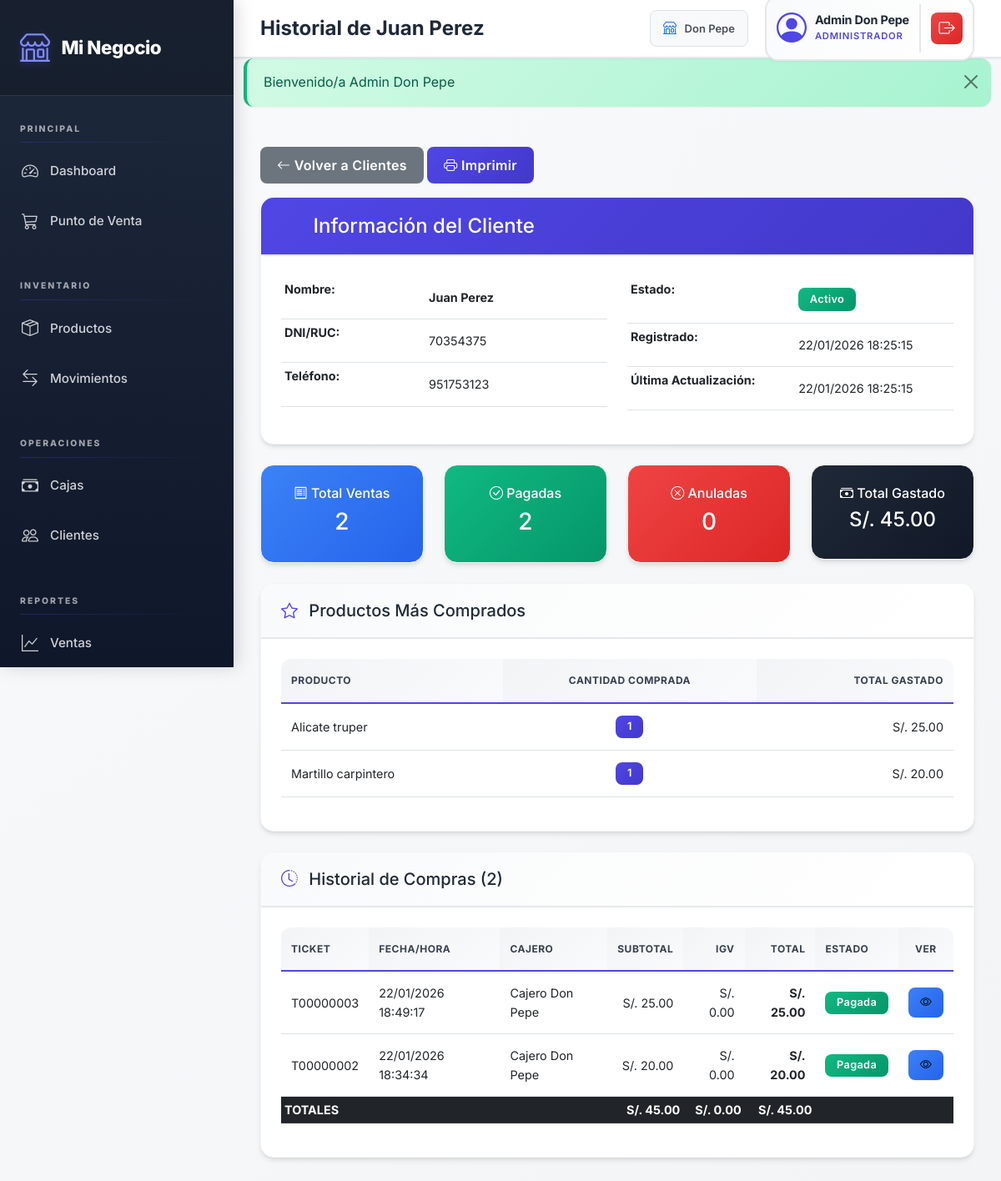
Page /views/admin/historial_cliente.php?id=4 (signed in) on the committed database.
### tables this page shows
CREATE TABLE `clientes` (
  `id` int(11) NOT NULL,
  `tienda_id` int(11) NOT NULL,
  `nombre` varchar(100) NOT NULL,
  `dni_ruc` varchar(11) NOT NULL,
  `telefono` varchar(20) DEFAULT NULL,
  `direccion` varchar(255) DEFAULT NULL,
  `activo` tinyint(1) NOT NULL DEFAULT 1,
  `created_at` timestamp NOT NULL DEFAULT current_timestamp(),
  `updated_at` timestamp NOT NULL DEFAULT current_timestamp() ON UPDATE current_timestamp()
);

CREATE TABLE `ventas` (
  `id` int(11) NOT NULL,
  `tienda_id` int(11) NOT NULL,
  `nro_ticket` varchar(20) NOT NULL,
  `caja_id` int(11) NOT NULL,
  `usuario_id` int(11) NOT NULL,
  `cliente_id` int(11) NOT NULL,
  `fecha_hora` timestamp NOT NULL DEFAULT current_timestamp(),
  `subtotal` decimal(10,2) NOT NULL,
  `igv` decimal(10,2) NOT NULL DEFAULT 0.00,
  `total` decimal(10,2) NOT NULL,
  `aplica_igv` tinyint(1) NOT NULL DEFAULT 1,
  `estado` enum('PENDIENTE','PAGADA','ANULADA') NOT NULL DEFAULT 'PENDIENTE',
  `motivo_anulacion` text DEFAULT NULL,
  `anulado_por` int(11) DEFAULT NULL,
  `fecha_anulacion` timestamp NULL DEFAULT NULL
);

CREATE TABLE `usuarios` (
  `id` int(11) NOT NULL,
  `tienda_id` int(11) DEFAULT NULL,
  `nombre` varchar(100) NOT NULL,
  `usuario` varchar(50) NOT NULL,
  `password` varchar(255) NOT NULL,
  `rol` enum('SUPER_ADMINISTRADOR','ADMINISTRADOR','CAJERO') NOT NULL DEFAULT 'CAJERO',
  `activo` tinyint(1) NOT NULL DEFAULT 1,
  `created_at` timestamp NOT NULL DEFAULT current_timestamp(),
  `updated_at` timestamp NOT NULL DEFAULT current_timestamp() ON UPDATE current_timestamp()
);

### views/admin/historial_cliente.php (the view, shortened to what the rows shown need)
<?php
require_once '../../config/config.php';
$cliente_id = $_GET['id'];
$db = Database::getInstance()->getConnection();
$stmt = $db->prepare("SELECT * FROM clientes WHERE id = :id");
$stmt->execute(['id' => $cliente_id]);
$cliente = $stmt->fetch();
$stmt = $db->prepare("
    SELECT v.*, u.nombre as cajero
    FROM ventas v
    INNER JOIN usuarios u ON v.usuario_id = u.id
    WHERE v.cliente_id = :cliente_id
    ORDER BY v.fecha_hora DESC
");
$stmt->execute(['cliente_id' => $cliente_id]);
$ventas = $stmt->fetchAll();
$ventas_pagadas = array_filter($ventas, fn($v) => $v['estado'] === 'PAGADA');
$total_monto = array_sum(array_column($ventas_pagadas, 'total'));
$stmt = $db->prepare("
    SELECT p.nombre, SUM(dv.cantidad) as total_comprado, SUM(dv.subtotal) as total_gastado
    FROM detalle_venta dv
    INNER JOIN productos p ON dv.producto_id = p.id
    INNER JOIN ventas v ON dv.venta_id = v.id
    WHERE v.cliente_id = :cliente_id AND v.estado = 'PAGADA'
    GROUP BY p.id, p.nombre
    ORDER BY total_comprado DESC
    LIMIT 5
");
$stmt->execute(['cliente_id' => $cliente_id]);
$productos_favoritos = $stmt->fetchAll();
$page_title = 'Historial de ' . $cliente['nombre'];
include '../layouts/header.php';
?>
<div class="row">
    <div class="col-12">
        <div class="card mb-4">
            <div class="card-body">
                <div class="row">
                    <div class="col-md-6">
                        <table class="table table-sm">
                            <tr>
                                <th>Nombre:</th>
                                <td><strong><?php echo e($cliente['nombre']); ?></strong></td>
                            </tr>
                            <tr>
                                <th>DNI/RUC:</th>
                                <td><?php echo e($cliente['dni_ruc']); ?></td>
                            </tr>
                            <tr>
                                <th>Teléfono:</th>
                                <td><?php echo e($cliente['telefono']); ?></td>
                            </tr>
                        </table>
                    </div>
                    <div class="col-md-6">
                        <table class="table table-sm">
                            <tr>
                                <th>Estado:</th>
                            </tr>
                            <tr>
                                <th>Registrado:</th>
                                <td><?php echo e(formatDate($cliente['created_at'])); ?></td>
                            </tr>
                            <tr>
                                <th>Última Actualización:</th>
                                <td><?php echo e(formatDate($cliente['updated_at'])); ?></td>
                            </tr>
                        </table>
                    </div>
                </div>
            </div>
        </div>
    </div>
</div>
<?php if (count($productos_favoritos) > 0): ?>
<div class="row mb-4">
    <div class="col-12">
        <div class="card">
            <div class="card-body">
                <div class="table-responsive">
                    <table class="table table-sm">
                        <thead>
                            <tr>
                                <th>Producto</th>
                                <th class="text-center">Cantidad Comprada</th>
                                <th class="text-end">Total Gastado</th>
                            </tr>
                        </thead>
                    </table>
                </div>
            </div>
        </div>
    </div>
</div>
<?php endif; ?>
<div class="row">
    <div class="col-12">
        <div class="card">
            <div class="card-body">
                <?php if (count($ventas) > 0): ?>
                <div class="table-responsive">
                    <table class="table table-hover table-sm">
                        <thead>
                            <tr>
                                <th>Ticket</th>
                                <th>Fecha/Hora</th>
                                <th>Cajero</th>
                                <th class="text-end">Subtotal</th>
                                <th class="text-end">IGV</th>
                                <th class="text-end">Total</th>
                                <th>Estado</th>
                                <th class="text-center">Ver</th>
                            </tr>
                        </thead>
                        <tbody>
                            <?php foreach ($ventas as $venta): ?>
                            <tr>
                                <td><?php echo e($venta['nro_ticket']); ?></td>
                                <td><?php echo e(formatDate($venta['fecha_hora'])); ?></td>
                                <td><?php echo e($venta['cajero']); ?></td>
                                <td class="text-end"><?php echo e(formatMoney($venta['subtotal'])); ?></td>
                                <td class="text-end"><?php echo e(formatMoney($venta['igv'])); ?></td>
                                <td class="text-end"><strong><?php echo e(formatMoney($venta['total'])); ?></strong></td>
                                <td>
                                    <?php if ($venta['estado'] === 'PAGADA'): ?>
                                        <span class="badge bg-success">Pagada</span>
                                    <?php else: ?>
                                        <span class="badge bg-danger">Anulada</span>
                                    <?php endif; ?>
                                </td>
                                <td class="text-center">
                                    <a href="<?php echo e(BASE_URL); ?>/views/pos/ticket.php?id=<?php echo e($venta['id']); ?>"
                                       class="btn btn-sm btn-info" target="_blank">
                                        <i class="bi bi-eye"></i>
                                    </a>
                                </td>
                            </tr>
                            <?php endforeach; ?>
                        </tbody>
                        <tfoot>
                            <tr class="table-dark">
                                <th colspan="3">TOTALES</th>
                                <th class="text-end"><?php echo e(formatMoney(array_sum(array_column($ventas_pagadas, 'subtotal')))); ?></th>
                                <th class="text-end"><?php echo e(formatMoney(array_sum(array_column($ventas_pagadas, 'igv')))); ?></th>
                                <th class="text-end"><?php echo e(formatMoney($total_monto)); ?></th>
                                <th colspan="2"></th>
                            </tr>
                        </tfoot>
                    </table>
                </div>
                <?php else: ?>
                <div class="alert alert-info mb-0">
                    <i class="bi bi-info-circle"></i> Este cliente aún no ha realizado ninguna compra.
                </div>
                <?php endif; ?>
            </div>
        </div>
    </div>
</div>
<?php include '../layouts/footer.php'; ?>

### views/layouts/header.php (shortened to what the rows shown need)
<!DOCTYPE html>
<html lang="es">
<head>
    <link href="https://cdn.jsdelivr.net/npm/bootstrap@5.3.0/dist/css/bootstrap.min.css" rel="stylesheet">
    <link rel="stylesheet" href="https://cdn.jsdelivr.net/npm/bootstrap-icons@1.11.0/font/bootstrap-icons.css">
    <link rel="stylesheet" href="<?php echo BASE_URL; ?>/assets/css/style.css">
</head>
<body>
    <?php if (isLoggedIn()): ?>
    <div class="top-navbar">
        <div class="navbar-left">
            <div class="navbar-title">
                <?php echo isset($page_title) ? $page_title : 'Dashboard'; ?>
            </div>
        </div>
    </div>
    <div class="main-content" id="mainContent">
    <?php endif; ?>
    <div class="<?php echo isLoggedIn() ? 'page-content' : ''; ?>">

### rows in the picture
clientes: nombre "Historial de Juan Perez", nombre "Juan Perez", dni_ruc "70354375", telefono "951753123", created_at "22/01/2026 18:25:15", updated_at "22/01/2026 18:25:15"
ventas: nro_ticket "T00000003", fecha_hora "22/01/2026 18:49:17", usuario.nombre "Cajero Don Pepe", subtotal "S/. 25.00", igv "S/. 0.00", total "S/. 25.00", estado "Pagada"
ventas: nro_ticket "T00000002", fecha_hora "22/01/2026 18:34:34", usuario.nombre "Cajero Don Pepe", subtotal "S/. 20.00", igv "S/. 0.00", total "S/. 20.00", estado "Pagada"

### other values in the picture
getTiendaNombre() "Don Pepe"
$_SESSION['nombre'] "Admin Don Pepe"
$_SESSION['rol'] "ADMINISTRADOR"
$flash['message'] "Bienvenido/a Admin Don Pepe"
$total_ventas "2"
count($ventas_pagadas) "2"
$total_anuladas "0"
formatMoney($total_monto) "S/. 45.00"
$producto['nombre'] "Alicate truper"
$producto['total_comprado'] "1"
formatMoney($producto['total_gastado']) "S/. 25.00"
$producto['nombre'] "Martillo carpintero"
formatMoney($producto['total_gastado']) "S/. 20.00"
formatMoney(array_sum(array_column($ventas_pagadas, 'subtotal'))) "S/. 45.00"
formatMoney(array_sum(array_column($ventas_pagadas, 'igv'))) "S/. 0.00"
